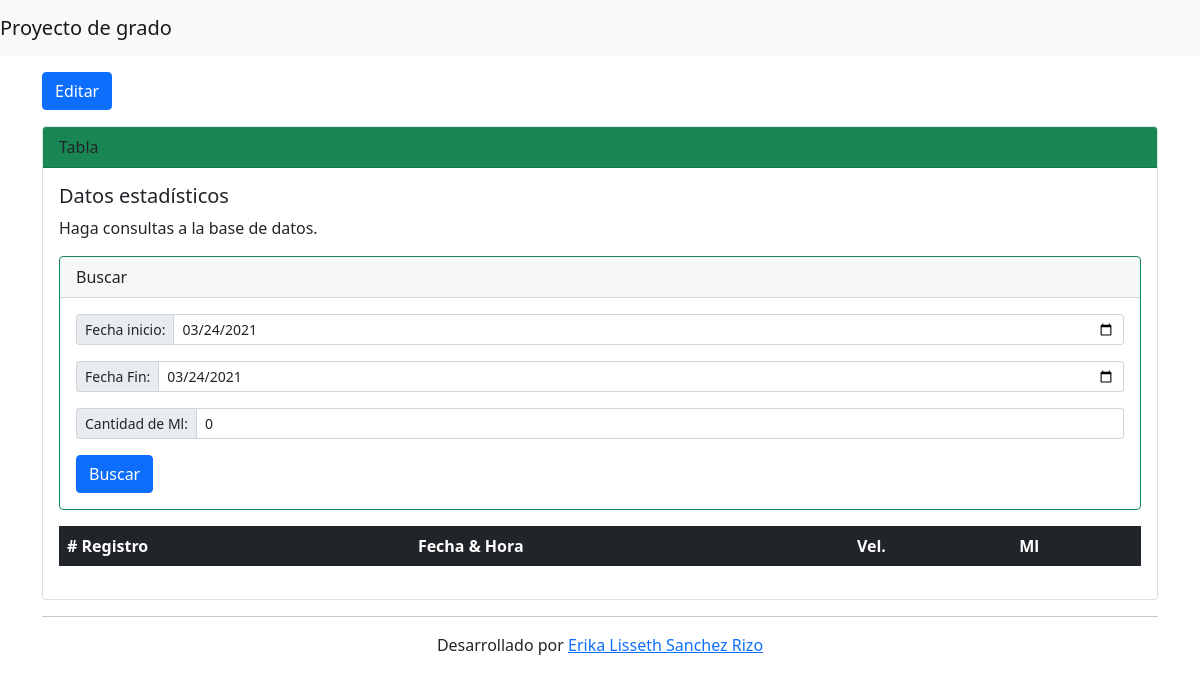
Before: / with the older database file.
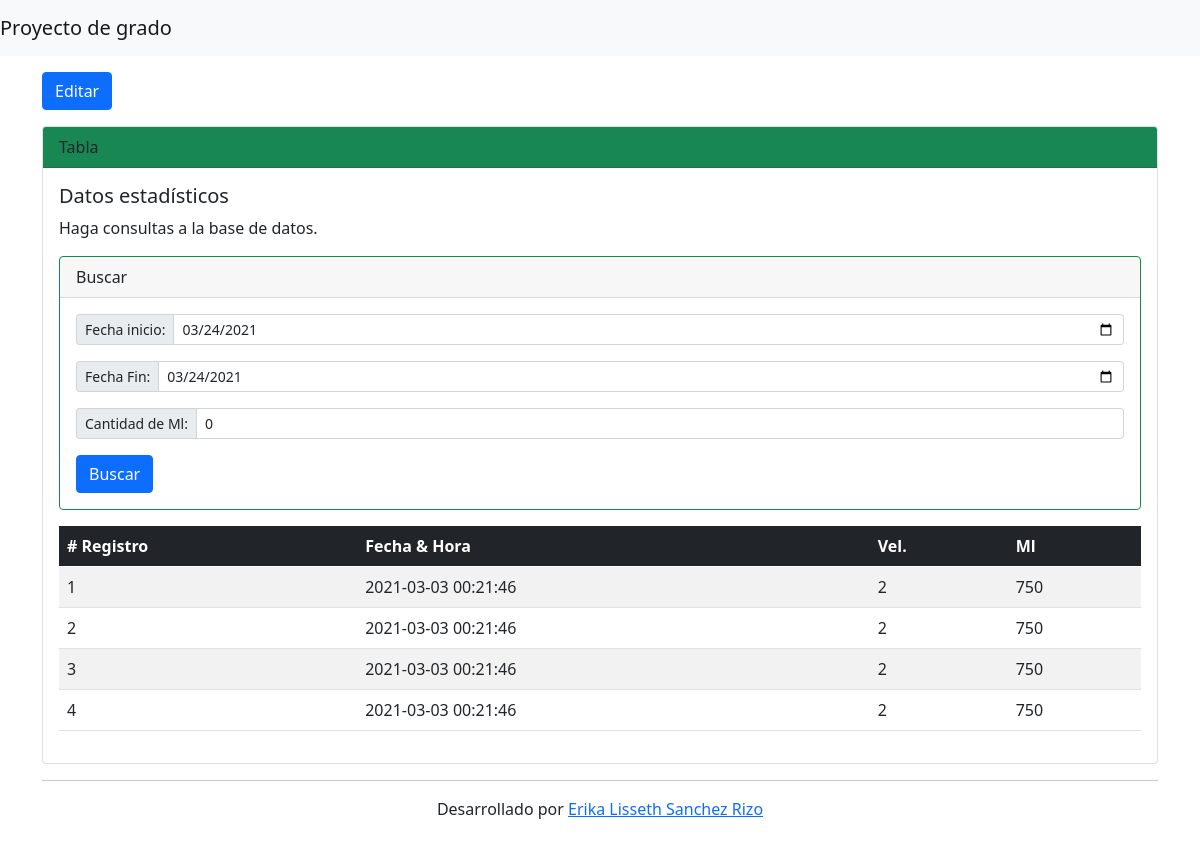
After: the same page with the newer database file.
### tables this page shows
CREATE TABLE IF NOT EXISTS `registros` (
  `id` bigint(20) NOT NULL AUTO_INCREMENT,
  `FechaHora` timestamp NOT NULL DEFAULT current_timestamp(),
  `Velocidad` float NOT NULL DEFAULT 0,
  `CantidadMl` float NOT NULL DEFAULT 0,
  PRIMARY KEY (`id`)
);

### controller/maquina.controller.php (called while the page is built, shortened)
<?php
require_once 'model/registro.php';
require_once 'buscador.php';
class MaquinaController {
    private $registroModel;
    public function __CONSTRUCT() {
        $this->registroModel = new Registro();
        $this->buscador = new Buscador();
    }
    public function Index() {
        require_once 'view/header.php';
        require_once 'view/maquina/registros.php';
        require_once 'view/footer.php';
    }
    public function Listar() {
        if (isset($_REQUEST['cantidadMl']) && isset($_REQUEST['fechaInicio']) && isset($_REQUEST['fechaFinal'])
        ) {
            $result = $this->registroModel->ListarP($_REQUEST['cantidadMl'], $_REQUEST['fechaInicio'], $_REQUEST['fechaFinal']);
            return $result;
        } else {
            return $this->registroModel->Listar();
        }
    }
}

### controller/buscador.php (called while the page is built, shortened)
<?php
class Buscador {
    public function __CONSTRUCT() {
        $this->fechaInicio = date('Y-m-d');
        $this->fechaFinal = date('Y-m-d');;
        $this->cantidadMl = 0;
    }
}

### model/database.php (called while the page is built)
<?php
class Database
{
    public static function StartUp()
    {
        $pdo = new PDO('mysql:host=localhost;dbname=trabajo_grado;charset=utf8', 'root', '');
        $pdo->setAttribute(PDO::ATTR_ERRMODE, PDO::ERRMODE_EXCEPTION);
        return $pdo;
    }
}

### model/registro.php (called while the page is built, shortened)
<?php
class Registro {
    private $pdo;
    public function __CONSTRUCT() {
        try {
            $this->pdo = Database::StartUp();
        } catch (Exception $e) {
            die($e->getMessage());
        }
    }
    public function Listar() {
        try {
            $stm = $this->pdo->prepare("SELECT * FROM registros");
            $stm->execute();
            return $stm->fetchAll(PDO::FETCH_OBJ);
        } catch (Exception $e) {
            die($e->getMessage());
        }
    }
}

### view/maquina/registros.php (the view)
<div class="well well-sm text-right">
    <a class="btn btn-primary" href="?c=Maquina&a=Crud&id=1">Editar</a>
</div>
<div class="row mt-3">
    <div class="col">
        <div class="card">
            <div class="card-header bg-success">
                Tabla
            </div>
            <div class="card-body">
                <h5 class="card-title">Datos estadísticos</h5>
                <p class="card-text">Haga consultas a la base de datos.</p>
                <div class="card border-success mb-3">
                    <div class="card-header">Buscar</div>
                    <div class="card-body">
                        <form id="frm-buscar" action="?c=Maquina&a=Buscar" method="post" enctype="multipart/form-data">
                            <div class="input-group input-group-sm mb-3">
                                <span class="input-group-text" id="inputGroup-sizing-sm">Fecha inicio:</span>
                                <input type="date"
                                       class="form-control"
                                       name="fechaInicio"
                                       aria-label="Sizing example input"
                                       aria-describedby="inputGroup-sizing-sm"
                                       data-validacion-tipo="requerido"
                                       value="<?php echo $this->buscador->fechaInicio; ?>" />
                            </div>
                            <div class="input-group input-group-sm mb-3">
                                <span class="input-group-text" id="inputGroup-sizing-sm">Fecha Fin:</span>
                                <input type="date"
                                       class="form-control"
                                       name="fechaFinal"
                                       aria-label="Sizing example input"
                                       aria-describedby="inputGroup-sizing-sm"
                                       data-validacion-tipo="requerido"
                                       value="<?php echo $this->buscador->fechaFinal; ?>" />
                            </div>
                            <div class="input-group input-group-sm mb-3">
                                <span class="input-group-text" id="inputGroup-sizing-sm">Cantidad de Ml:</span>
                                <input type="number"
                                       class="form-control"
                                       name="cantidadMl"
                                       data-validacion-tipo="requerido"
                                       value="<?php echo $this->buscador->cantidadMl; ?>">
                            </div>
                            <button class="btn btn-primary">Buscar</button>
                        </form>
                    </div>
                </div>
                <table id="myTable" class="display table table-striped table-hover mb-3">
                    <thead class="table-dark">
                        <tr>
                            <th># Registro</th>
                            <th>Fecha & Hora</th>
                            <th>Vel.</th>
                            <th>Ml</th>
                        </tr>
                    </thead>
                    <tbody>
                        <?php foreach ($this->Listar() as $r): ?>
                            <tr>
                                <td><?php echo $r->id; ?></td>
                                <td><?php echo $r->FechaHora; ?></td>
                                <td><?php echo $r->Velocidad; ?></td>
                                <td><?php echo $r->CantidadMl; ?></td>
                            </tr>
                        <?php endforeach; ?>
                    </tbody>
                </table>
            </div>
        </div>
    </div>
</div>

### index.php (shortened to what this page needs)
<?php
require_once 'model/database.php';
if(!isset($_REQUEST['c']))
{
    $controller = new $controller;
    $controller->Index();
}

### view/header.php (shortened to what this page needs)
<!DOCTYPE HTML>
<html>
    <head>
        <link rel="stylesheet" type="text/css" href="assets/css/bootstrap.min.css">
        <link rel="stylesheet" type="text/css" href="assets/DataTables/datatables.min.css"/>
    </head>
    <body>
        <nav class="navbar navbar-light bg-light">
            <a class="navbar-brand" href="?">
                Proyecto de grado
            </a>
        </nav>
        <div class="container mt-3 mb-3">

### view/footer.php (shortened to what this page needs)
<div class="row">
    <div class="col-xs-12">
        <hr />
        <footer class="text-center well">
            <p>Desarrollado por <a href="#">Erika Lisseth Sanchez Rizo</a></p>
        </footer>
    </div>
</div>
</div>
</body>
</html>

Changed rows visible on the page:
added registros: id "1", FechaHora "2021-03-03 00:21:46", Velocidad "2", CantidadMl "750"
added registros: id "2", FechaHora "2021-03-03 00:21:46", Velocidad "2", CantidadMl "750"
added registros: id "3", FechaHora "2021-03-03 00:21:46", Velocidad "2", CantidadMl "750"
added registros: id "4", FechaHora "2021-03-03 00:21:46", Velocidad "2", CantidadMl "750"
